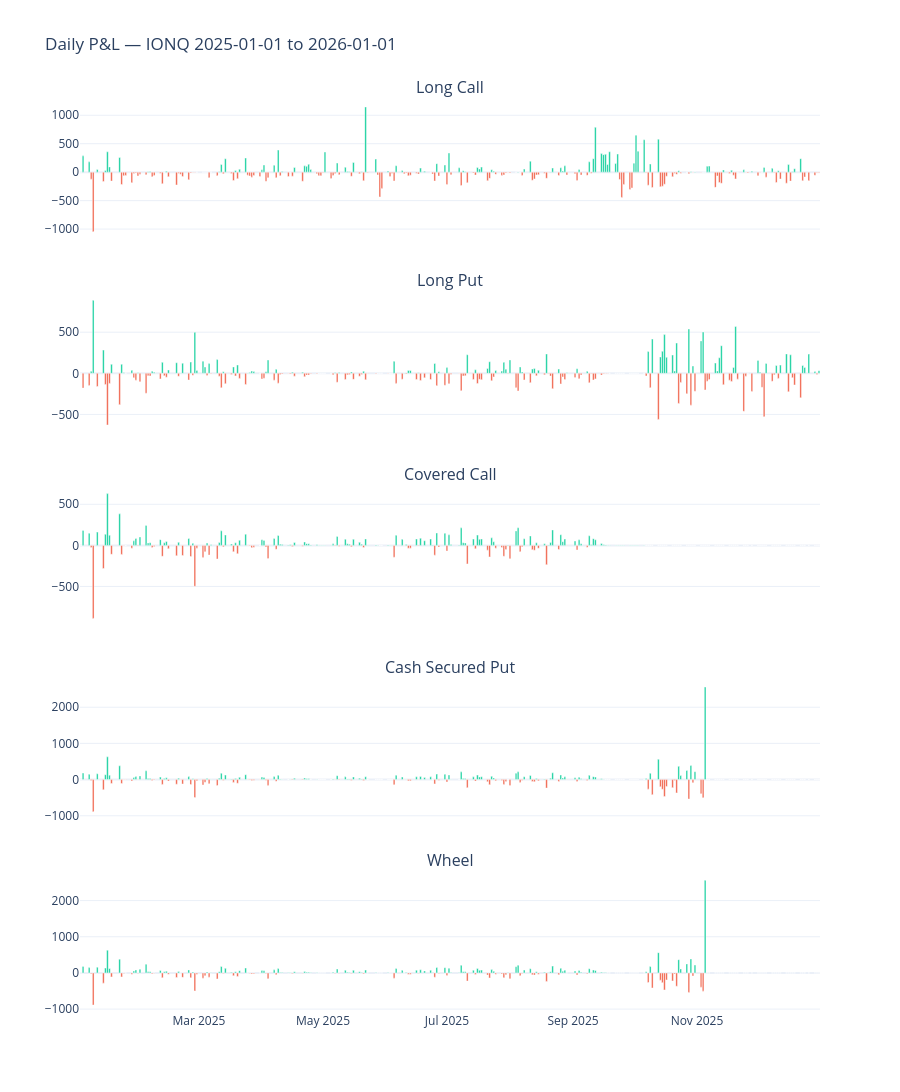

Notebook cell for this chart:
### Markdown cell above
---
## Chart 3 — Daily P&L

One subplot per strategy. Green bars = profitable days, red bars = losing days.

### Code cell
plot_daily_pnl(results, ticker=TICKER, start=START, end=END).show()

### Figure 1 — Plotly figure (JSON) as saved in the notebook; plotly's stock layout.template omitted (floating-point values rounded to 4 significant figures; data arrays with more than 128 entries replaced by an {"elided": "..."} marker saying what was removed)
{"data": [{"hovertemplate": "%{x|%Y-%m-%d}<br>$%{y:,.0f}<extra></extra>", "marker": {"color": {"elided": "250 str values"}}, "showlegend": false, "type": "bar", "x": {"elided": "250 str values"}, "xaxis": "x", "y": {"elided": "250 float values"}, "yaxis": "y"}, {"hovertemplate": "%{x|%Y-%m-%d}<br>$%{y:,.0f}<extra></extra>", "marker": {"color": {"elided": "250 str values"}}, "showlegend": false, "type": "bar", "x": {"elided": "250 str values"}, "xaxis": "x2", "y": {"elided": "250 float values"}, "yaxis": "y2"}, {"hovertemplate": "%{x|%Y-%m-%d}<br>$%{y:,.0f}<extra></extra>", "marker": {"color": {"elided": "250 str values"}}, "showlegend": false, "type": "bar", "x": {"elided": "250 str values"}, "xaxis": "x3", "y": {"elided": "250 float values"}, "yaxis": "y3"}, {"hovertemplate": "%{x|%Y-%m-%d}<br>$%{y:,.0f}<extra></extra>", "marker": {"color": {"elided": "250 str values"}}, "showlegend": false, "type": "bar", "x": {"elided": "250 str values"}, "xaxis": "x4", "y": {"elided": "250 float values"}, "yaxis": "y4"}, {"hovertemplate": "%{x|%Y-%m-%d}<br>$%{y:,.0f}<extra></extra>", "marker": {"color": {"elided": "250 str values"}}, "showlegend": false, "type": "bar", "x": {"elided": "250 str values"}, "xaxis": "x5", "y": {"elided": "250 float values"}, "yaxis": "y5"}], "layout": {"annotations": [{"font": {"size": 16}, "showarrow": false, "text": "Long Call", "x": 0.5, "xanchor": "center", "xref": "paper", "y": 1, "yanchor": "bottom", "yref": "paper"}, {"font": {"size": 16}, "showarrow": false, "text": "Long Put", "x": 0.5, "xanchor": "center", "xref": "paper", "y": 0.788, "yanchor": "bottom", "yref": "paper"}, {"font": {"size": 16}, "showarrow": false, "text": "Covered Call", "x": 0.5, "xanchor": "center", "xref": "paper", "y": 0.576, "yanchor": "bottom", "yref": "paper"}, {"font": {"size": 16}, "showarrow": false, "text": "Cash Secured Put", "x": 0.5, "xanchor": "center", "xref": "paper", "y": 0.364, "yanchor": "bottom", "yref": "paper"}, {"font": {"size": 16}, "showarrow": false, "text": "Wheel", "x": 0.5, "xanchor": "center", "xref": "paper", "y": 0.152, "yanchor": "bottom", "yref": "paper"}], "height": 1250, "title": {"text": "Daily P&L — IONQ 2025-01-01 to 2026-01-01"}, "xaxis": {"anchor": "y", "domain": [0, 1], "matches": "x5", "showticklabels": false}, "xaxis2": {"anchor": "y2", "domain": [0, 1], "matches": "x5", "showticklabels": false}, "xaxis3": {"anchor": "y3", "domain": [0, 1], "matches": "x5", "showticklabels": false}, "xaxis4": {"anchor": "y4", "domain": [0, 1], "matches": "x5", "showticklabels": false}, "xaxis5": {"anchor": "y5", "domain": [0, 1]}, "yaxis": {"anchor": "x", "domain": [0.848, 1]}, "yaxis2": {"anchor": "x2", "domain": [0.636, 0.788]}, "yaxis3": {"anchor": "x3", "domain": [0.424, 0.576]}, "yaxis4": {"anchor": "x4", "domain": [0.212, 0.364]}, "yaxis5": {"anchor": "x5", "domain": [0, 0.152]}}}
